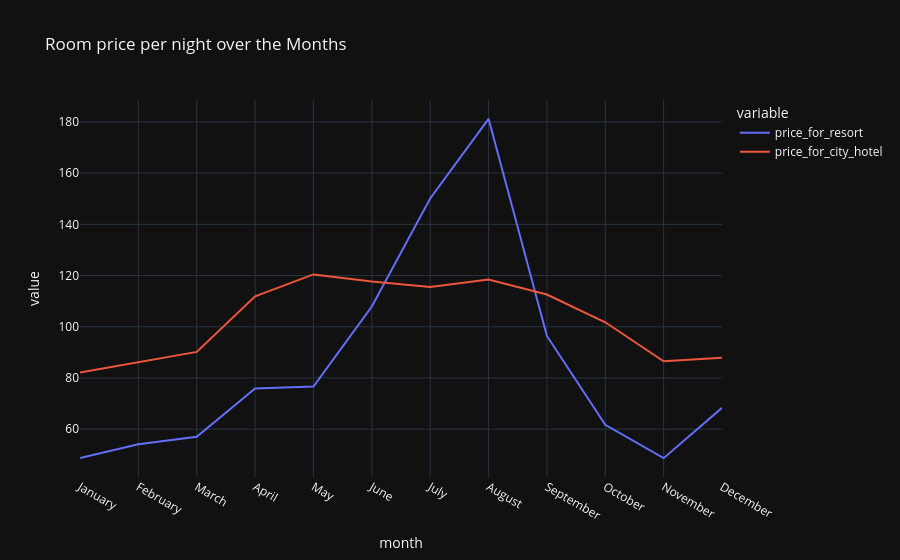

Write notebook code for a chart like this one.
### Code cell
plt.figure(figsize = (17, 8))

px.line(final_prices, x = 'month', y = ['price_for_resort','price_for_city_hotel'],
        title = 'Room price per night over the Months', template = 'plotly_dark')

# Vemos que en agosto el precio de los resort hotel es más alto que el del city hotel,
# lo que podría indicar una mayor demanda en ese mes para el resort hotel.
# El precio del City hotel es mas alto en los meses de invierno, lo que podría indicar una mayor demanda en esos meses para el city hotel.
# Esto podría deberse a que los clientes prefieren alojarse en un hotel de ciudad durante los meses más fríos, mientras que los hoteles resort pueden ser más populares durante los meses de verano.

### Figure 1 — Plotly figure (JSON) as saved in the notebook; plotly's stock layout.template omitted (floating-point values rounded to 4 significant figures)
{"data": [{"hovertemplate": "variable=price_for_resort<br>month=%{x}<br>value=%{y}<extra></extra>", "legendgroup": "price_for_resort", "line": {"color": "#636efa", "dash": "solid"}, "marker": {"symbol": "circle"}, "mode": "lines", "name": "price_for_resort", "orientation": "v", "showlegend": true, "type": "scatter", "x": ["January", "February", "March", "April", "May", "June", "July", "August", "September", "October", "November", "December"], "xaxis": "x", "y": [48.71, 54.15, 57.01, 75.87, 76.66, 107.9, 150.1, 181.2, 96.42, 61.73, 48.68, 68.32], "yaxis": "y"}, {"hovertemplate": "variable=price_for_city_hotel<br>month=%{x}<br>value=%{y}<extra></extra>", "legendgroup": "price_for_city_hotel", "line": {"color": "#EF553B", "dash": "solid"}, "marker": {"symbol": "circle"}, "mode": "lines", "name": "price_for_city_hotel", "orientation": "v", "showlegend": true, "type": "scatter", "x": ["January", "February", "March", "April", "May", "June", "July", "August", "September", "October", "November", "December"], "xaxis": "x", "y": [82.16, 86.18, 90.17, 111.9, 120.4, 117.7, 115.6, 118.4, 112.6, 101.7, 86.5, 87.86], "yaxis": "y"}], "layout": {"legend": {"title": {"text": "variable"}, "tracegroupgap": 0}, "title": {"text": "Room price per night over the Months"}, "xaxis": {"anchor": "y", "domain": [0, 1], "title": {"text": "month"}}, "yaxis": {"anchor": "x", "domain": [0, 1], "title": {"text": "value"}}}}
